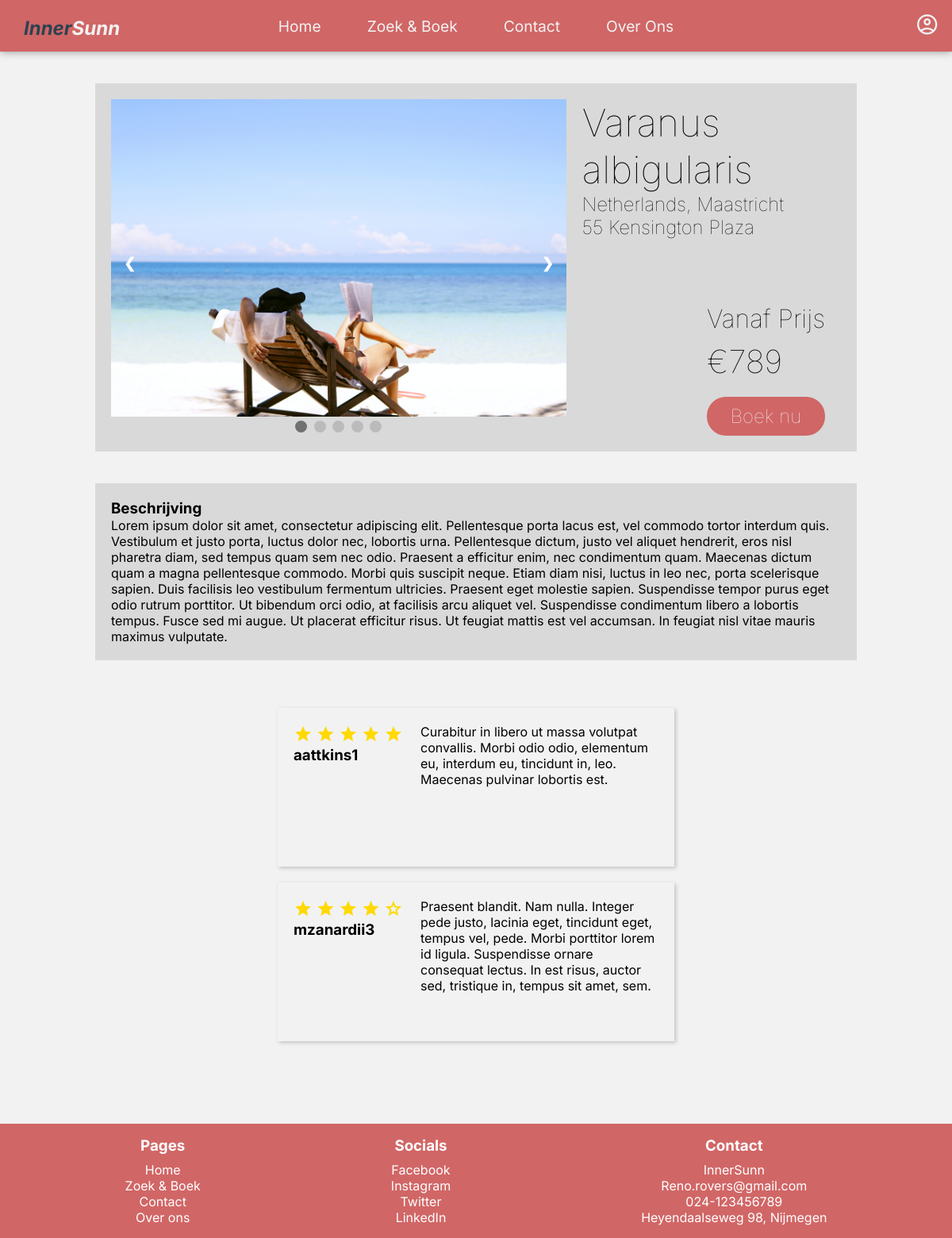
The app's page /pages/accommodation.php?accommodation=19 with its own data.
### tables this page shows
CREATE TABLE IF NOT EXISTS ACCOMMODATIONS (
	id INT NOT NULL AUTO_INCREMENT,
    name VARCHAR(255) NOT NULL,
    country VARCHAR(255) NOT NULL,
    city VARCHAR(255) NOT NULL,
    address VARCHAR(255) NOT NULL,
    description TEXT NOT NULL,
    price INT(10) NOT NULL,
    PRIMARY KEY(id),
    UNIQUE(name)
);

CREATE TABLE IF NOT EXISTS REVIEWS (
	id INT NOT NULL AUTO_INCREMENT,
    user_id INT NOT NULL,
    accommodation_id INT NOT NULL,
    review TEXT NOT NULL,
    rating INT NOT NULL,
    PRIMARY KEY(id),
    FOREIGN KEY (user_id) REFERENCES USERS(id) ON  UPDATE CASCADE ON DELETE CASCADE,
    FOREIGN KEY (accommodation_id) REFERENCES ACCOMMODATIONS(id) ON UPDATE CASCADE ON DELETE CASCADE
);

CREATE TABLE IF NOT EXISTS USERS (
	id INT NOT NULL AUTO_INCREMENT,
    username VARCHAR(30) NOT NULL,
    email VARCHAR(35) NOT NULL,
    password VARCHAR(100) NOT NULL,
    is_admin BOOLEAN default false,
    PRIMARY KEY(id),
    UNIQUE(username),
    UNIQUE(email)
);

### includes/controllers/accommodation.php (called while the page is built, shortened)
<?php
require_once ROOT_PATH . 'includes/functions/database.php';
if (!isset($_GET['accommodation'])) {
    header("Location: " . BASE_URL . "pages/search.php");
} else {
    $accommodationId = $_GET['accommodation'];
}
$accommodation = getAccommodationById($accommodationId);

### includes/functions/database.php (called while the page is built, shortened)
<?php
require_once ROOT_PATH . 'includes/connection.php';
function getUserById($userId)
{
    global $conn;
    $query = "SELECT * FROM USERS WHERE ID = :userId";
    $queryExec = $conn->prepare($query);
    $queryExec->bindParam(":userId", $userId);
    $queryExec->execute();
    $results = $queryExec->fetch();
    return $results;
}
function getAccommodationById($accommodationId)
{
    global $conn;
    $result = null;
    $query = "SELECT * FROM accommodations WHERE ID = :accommodationId";
    $queryExec = $conn->prepare($query);
    $queryExec->bindParam(":accommodationId", $accommodationId);
    $queryExec->execute();
    $results = $queryExec->fetch();
    if ($results) {
        $result = $results;
        $result['images'] = getImages($accommodationId);
        $result['reviews'] = getReviews($accommodationId);
    }
    return $result;
}
function getImages($accommodationId)
{
    global $conn;
    $query = "SELECT URL as image FROM images WHERE accommodation_id = :accommodationId";
    $queryExec = $conn->prepare($query);
    $queryExec->bindParam(":accommodationId", $accommodationId);
    $queryExec->execute();
    $results = $queryExec->fetchAll();
    $images = array();
    foreach ($results as $image) {
        $images[] = $image['image'];
    }
    return $images;
}
function getReviews($accommodationId)
{
    global $conn;
    $query = "SELECT user_id, review, rating FROM reviews WHERE accommodation_id = :accommodationId";
    $queryExec = $conn->prepare($query);
    $queryExec->bindParam(":accommodationId", $accommodationId);
    $queryExec->execute();
    $results = $queryExec->fetchAll();
    $reviews = array();
    foreach ($results as $review) {
        $review['user'] = getUserById($review['user_id'])['username'];
        $reviews[] = $review;
    }
    return $reviews;
}

### pages/accommodation.php (the view, shortened to what this page needs)
<?php
require_once(ROOT_PATH . "/includes/controllers/accommodation.php");
require_once(ROOT_PATH . "/includes/partials/header.php");
?>
<main>
    <div class="accommodation">
        <div class="accommodation-images">
            <div class="slider-container">
                <?php foreach ($accommodation['images'] as $image) : ?>
                    <div class="slide fade">
                        <img src="<?php echo BASE_URL ?>resources/images/accommodations/<?php echo $image ?>" alt="">
                    </div>
                <?php endforeach; ?>
                <a class="prev" onclick="plusSlides(-1)">&#10094;</a>
                <a class="next" onclick="plusSlides(1)">&#10095;</a>
            </div>
            <div style="text-align:center">
                <?php for ($i = 1; $i <= count($accommodation['images']); $i++) : ?>
                    <span class="dot" onclick="currentSlide(<?php echo $i ?>)"></span>
                <?php endfor; ?>
            </div>
        </div>
        <div class="accommodation-info">
            <div class="accommodation-location">
                <h2><?php echo $accommodation['name'] ?></h2>
                <p><?php echo $accommodation['country'] . ", " . $accommodation['city'] ?></p>
                <p><?php echo $accommodation['address'] ?></p>
            </div>
            <div class="price">
                <h3>Vanaf Prijs</h3>
                <p>&euro;<?php echo $accommodation['price'] ?></p>
                <a href="<?php echo BASE_URL ?>pages/booking.php?accommodation=<?php echo $accommodation['id'] ?>"><button>Boek nu</button></a>
            </div>
        </div>
    </div>
    <div class="accommodation-description">
        <h3>Beschrijving</h3>
        <p><?php echo $accommodation['description'] ?></p>
    </div>
    <div class="accommodation-reviews">
        <?php foreach ($accommodation['reviews'] as $review) : ?>
            <div class="review">
                <div class="review-info">
                    <div class="rating">
                        <?php for ($i = 0; $i < $review['rating']; $i++) : ?>
                            <i class="material-symbols-outlined filled">star</i>
                        <?php endfor; ?>
                        <?php for ($i = 0; $i < 5 - $review['rating']; $i++) : ?>
                            <i class="material-symbols-outlined">star</i>
                        <?php endfor; ?>
                    </div>
                    <div class="person-info">
                        <h3><?php echo $review['user'] ?></h3>
                    </div>
                </div>
                <div class="review-description">
                    <p><?php echo $review['review'] ?></p>
                </div>
            </div>
        <?php endforeach; ?>
    </div>
</main>
<?php require_once(ROOT_PATH . "includes/partials/footer.php"); ?>

### css/variables.css (style rules this page uses)
:root { --color-primary: #d16666; --color-primary-dark: #9b4b4b; --color-secondary: #f2f2f2; --color-secondary-dark: #d9d9d9; --color-tertiary: #2c4251; }

### css/index.css (style rules this page uses)
* { box-sizing: border-box; padding: 0; margin: 0; font-family: "Inter", sans-serif; }
body { background-color: var(--color-secondary); }

### css/accommodation.css (style rules this page uses)
main { width: 80vw; margin: auto; }
.accommodation { margin-top: 5vh; background-color: var(--color-secondary-dark); padding: 20px; display: flex; flex-direction: row; }
.accommodation-images { width: 700px; }
.accommodation-images .slider-container { position: relative; margin: auto; }
.accommodation-images .slider-container .slide img { width: 100%; height: 400px; object-fit: cover; }
.prev, .next { cursor: pointer; position: absolute; top: 50%; width: auto; margin-top: -22px; padding: 16px; color: white; font-weight: bold; font-size: 18px; transition: 0.6s ease; border-radius: 0 3px 3px 0; user-select: none; }
.next { right: 0; border-radius: 3px 0 0 3px; }
.dot { cursor: pointer; height: 15px; width: 15px; margin: 0 2px; background-color: #bbb; border-radius: 50%; display: inline-block; transition: background-color 0.6s ease; }
.active, .dot:hover { background-color: #717171; }
.fade { animation-name: fade; animation-duration: 1.5s; }
.accommodation .accommodation-info { position: relative; display: flex; flex-grow: 1; justify-content: space-between; }
.accommodation .accommodation-info .accommodation-location { flex-grow: 1; margin-left: 20px; }
.accommodation .accommodation-info .accommodation-location h2 { font-size: 3rem; font-weight: 100; }
.accommodation .accommodation-info .accommodation-location p { font-size: 1.5rem; font-weight: 100; }
.accommodation .accommodation-info .price { position: absolute; bottom: 0; right: 0; flex-grow: 1; margin-right: 20px; display: flex; flex-direction: column; gap: 10px; }
.accommodation .accommodation-info .price h3 { font-size: 2rem; font-weight: 100; }
.accommodation .accommodation-info .price p { font-size: 2.5rem; font-weight: 100; }
.accommodation .accommodation-info .price button { background-color: var(--color-primary); width: 100%; color: var(--color-secondary); border: none; border-radius: 1.5rem; padding: 10px 20px; font-size: 1.5rem; font-weight: 100; margin-top: 10px; cursor: pointer; }
.accommodation-description { margin-top: 5vh; padding: 20px; background-color: var(--color-secondary-dark); }
.accommodation-reviews { margin-top: 5vh; padding: 20px; display: flex; justify-content: space-evenly; flex-wrap: wrap; }
.accommodation-reviews .review { width: 500px; height: 200px; margin-bottom: 20px; padding: 20px; display: flex; flex-direction: row; justify-content: space-between; box-shadow: 2px 2px 5px 0px rgba(0, 0, 0, 0.2); }
.accommodation-reviews .review .review-description { overflow-y: scroll; width: 300px; }
.accommodation-reviews .review .review-info { flex: 1; }
.accommodation-reviews .review .rating { color: rgb(255, 217, 0); }
.accommodation-reviews .review .filled { font-variation-settings: "FILL" 1; }

### records on screen
accommodations: name "Varanus albigularis", country "Netherlands", city "Maastricht", address "55 Kensington Plaza", price "789", description "Lorem ipsum dolor sit amet, consectetur adipiscing elit. Pellentesque porta lacus est, vel commodo tortor interdum quis. Vestibulum et justo porta, luctus dolor nec, lobortis urna. Pellentesque dictum, justo vel aliquet hendrerit, eros nisl pharetra diam, sed tempus quam sem nec odio. Praesent a efficitur enim, nec condimentum quam. Maecenas dictum quam a magna pellentesque commodo. Morbi quis suscipit neque. Etiam diam nisi, luctus in leo nec, porta scelerisque sapien. Duis facilisis leo vestibulum fermentum ultricies. Praesent eget molestie sapien. Suspendisse tempor purus eget odio rutrum porttitor. Ut bibendum orci odio, at facilisis arcu aliquet vel. Suspendisse condimentum libero a…"
reviews: rating 5 (drawn), user "aattkins1", review "Curabitur in libero ut massa volutpat convallis. Morbi odio odio, elementum eu, interdum eu, tincidunt in, leo. Maecenas pulvinar lobortis est."
users: username "mzanardii3", review "Praesent blandit. Nam nulla. Integer pede justo, lacinia eget, tincidunt eget, tempus vel, pede. Morbi porttitor lorem id ligula. Suspendisse ornare consequat lectus. In est risus, auctor sed, tristique in, tempus sit amet, sem."
